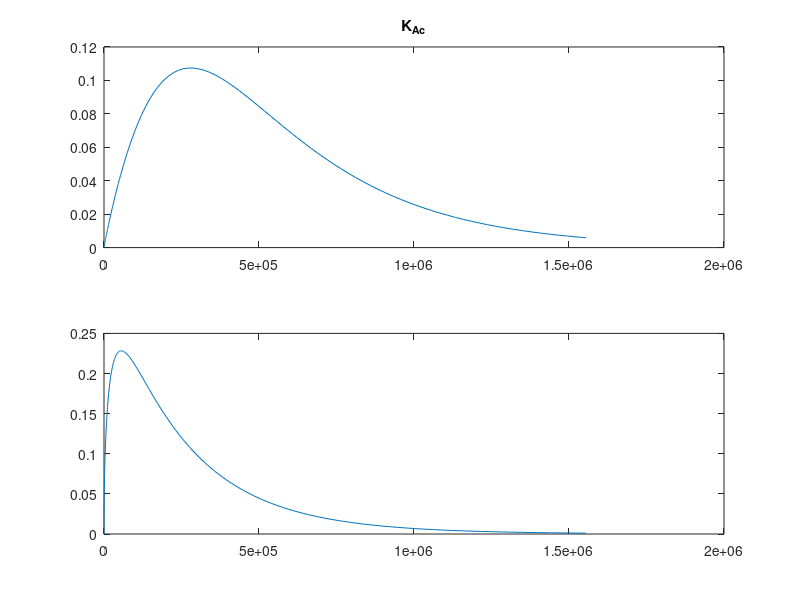
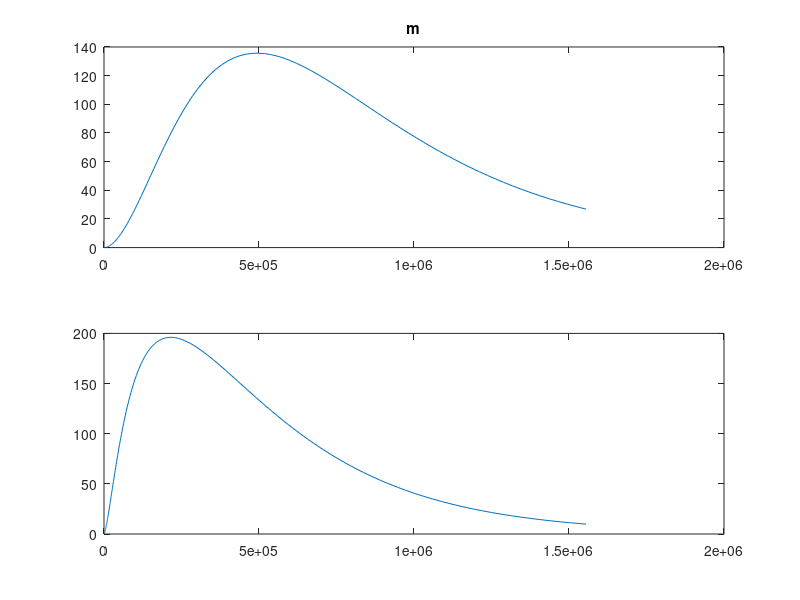
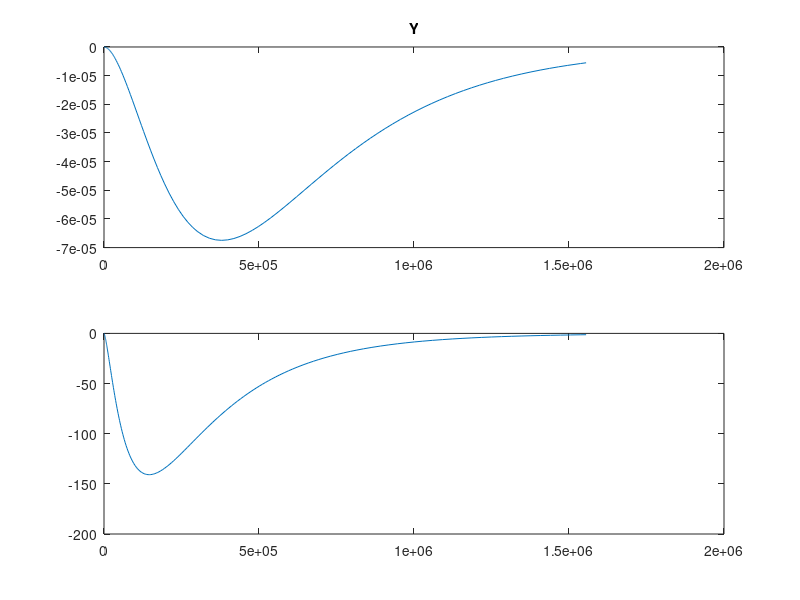
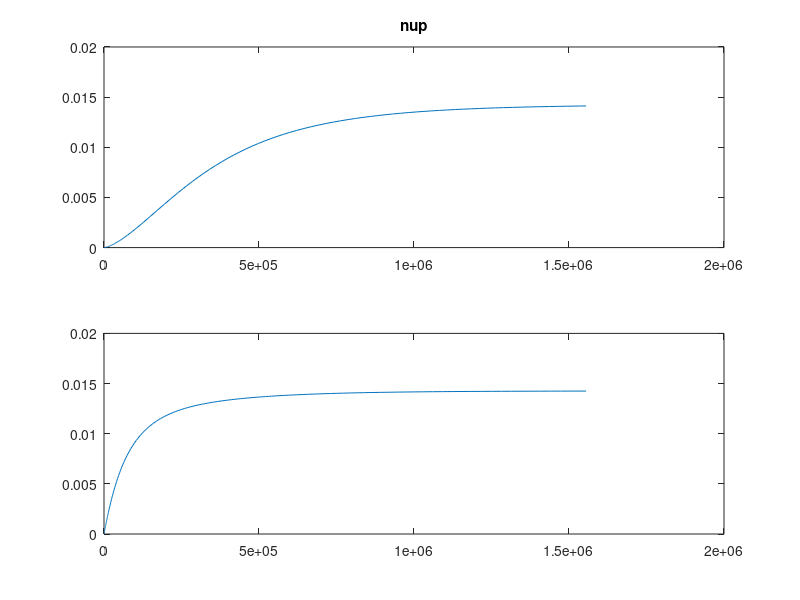

Here is the MATLAB script that generated these plots, in order:
clear all;close all;clc

load res_num.mat

figure(1)
subplot(211)
plot(t_num,y_num(:,13))
title('K_{Ac}')
subplot(212)
plot(t,y(:,5))

figure(2)
subplot(211)
plot(t_num,y_num(:,14))
title('m')
subplot(212)
plot(t,y(:,6))

figure(3)
subplot(211)
plot(t_num,y_num(:,11))
title('Y')
hold on
subplot(212)
plot(t,y(:,7))

figure(4)
subplot(211)
plot(t_num,y_num(:,8))
title('nup')
hold on
subplot(212)
plot(t,y(:,8))

figure(5)
subplot(211)
plot(t_num,y_num(:,7))
hold on
title('k')
subplot(212)
plot(t,y(:,9))

figure(6)
subplot(211)
plot(t_num,y_num(:,10))
hold on
title('chi')
subplot(212)
plot(t,y(:,10))

figure(101)
subplot(211)
plot(t_num,y_num(:,1))
hold on
title('state 1')
subplot(212)
plot(t,y(:,1))

figure(102)
subplot(211)
plot(t_num,y_num(:,2))
hold on
title('state 2')
subplot(212)
plot(t,y(:,2))

figure(200)
h1=plot(t_ic,y_ic(:,1),'LineWidth',2)
hold on
h2=plot(t_ic,y_ic(:,2),'LineWidth',2)
h3=plot(t_ic,y_ic(:,3),'LineWidth',2)
h4=plot(t_ic,y_ic(:,4),'LineWidth',2)
legend([h1,h2,h3,h4], 'dm_{Ac}/dx_1','dm_{Ac}/dx_2','dm_{Ac}/dx_3','dm_{Ac}/dx_4')
title('SENSITIVITIES wrt IC')